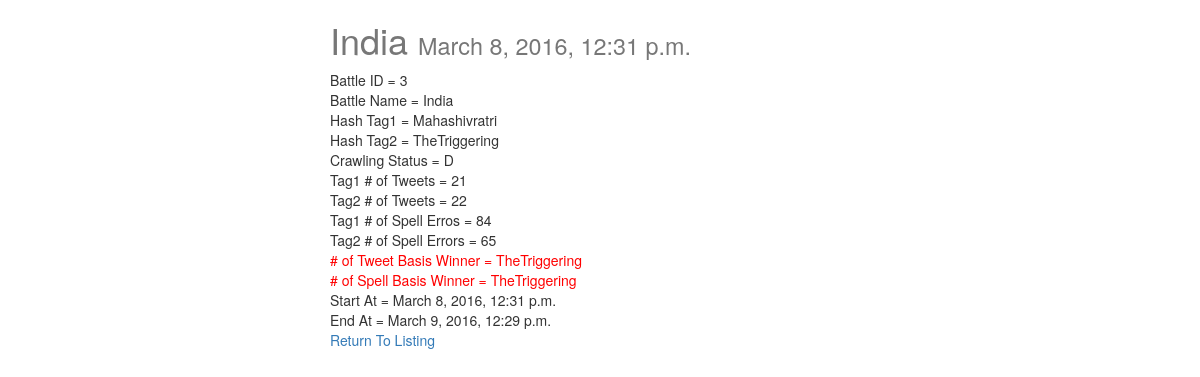
The page /battles/3/ on the database its author committed.
### hashtagbattle/models.py (models this page shows, shortened)
class Battle(models.Model):
    default_endtime = datetime.now() + timedelta(days=DEFAULT_BATTLE_END_DAYS)
    battle_id = models.AutoField(primary_key=True)
    battle_name = models.CharField(max_length=120)
    hashtag1 = models.CharField(max_length=250)
    hashtag2 = models.CharField(max_length=250)
    battle_start = models.DateTimeField(auto_now_add=True)
    battle_end = models.DateTimeField(default=default_endtime)
    tag1_num_tweets = models.IntegerField(default=0)
    tag2_num_tweets = models.IntegerField(default=0)
    tag1_num_spell_errors = models.IntegerField(default=0)
    tag2_num_spell_errors = models.IntegerField(default=0)
    num_tweet_winner = models.CharField(max_length=250, default='')
    num_spell_winner = models.CharField(max_length=250, default='')
    timestamp = models.DateTimeField(auto_now_add=True, auto_now=False)
    updated = models.DateTimeField(auto_now_add=False, auto_now=True)
    crawl_status = models.CharField(max_length=1, choices=CRAWL_STATUSES,
                                    default='R')
    class Meta:
        ordering = ["-timestamp", "-updated"]

### hashtagbattle/views.py (the view)
# urls.py: url(r'^(?P<id>\d+)/$', battle_detail, name='detail'),
def battle_detail(request, id=None):
    battle = get_object_or_404(Battle, battle_id=id)
    context = {
        "battle": battle
    }
    return render(request, "battle_details.html", context)

### templates/battle_details.html (shortened to what this page needs)
{% extends "base.html" %}
{% block content %}
<div class="col-sm-6 col-sm-offset-3">
  <h1> {{ battle.battle_name }} <small>{{ battle.timestamp }}</small> </h1>
  Battle ID = {{ battle.battle_id }}<br />
  Battle Name = {{ battle.battle_name }}<br />
  Hash Tag1 = {{ battle.hashtag1 }}<br />
  Hash Tag2 = {{ battle.hashtag2 }}<br />
  Crawling Status = {{ battle.crawl_status }}<br />
  Tag1 # of Tweets = {{ battle.tag1_num_tweets|default:0 }}<br />
  Tag2 # of Tweets = {{ battle.tag2_num_tweets|default:0 }}<br />
  Tag1 # of Spell Erros = {{ battle.tag1_num_spell_errors|default:0 }}<br />
  Tag2 # of Spell Errors = {{ battle.tag2_num_spell_errors|default:0 }}<br />
  <span class='messages'># of Tweet Basis Winner = {{ battle.num_tweet_winner|default:"" }}<br />
  # of Spell Basis Winner = {{ battle.num_spell_winner|default:"" }}<br /></span>
  Start At = {{ battle.battle_start }}<br />
  End At = {{ battle.battle_end }}<br />
  <a href='{% url "battles:list" %}' title='Listing page'>Return To Listing</a>
</div>
{% endblock content %}

### static/css/base.css (style rules this page uses)
h1 { color:#777777 }
.messages { color:red }

### rows shown on the page
Battle: battle_name "India", timestamp "March 8, 2016, 12:31 p.m.", battle_id "3", hashtag1 "Mahashivratri", hashtag2 "TheTriggering", crawl_status "D", tag1_num_tweets "21", tag2_num_tweets "22", tag1_num_spell_errors "84", tag2_num_spell_errors "65", num_tweet_winner "TheTriggering", num_spell_winner "TheTriggering", battle_start "March 8, 2016, 12:31 p.m.", battle_end "March 9, 2016, 12:29 p.m."
